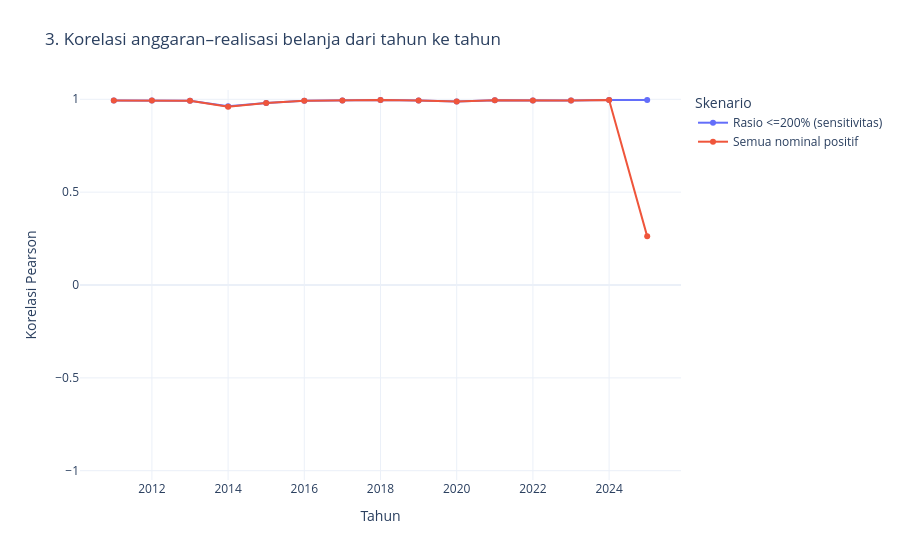

Write notebook code for a chart like this one.
### Code cell
annual_spend = annual.filter(pl.col('kategori') == 'Belanja')
positive = annual_spend.filter((pl.col('anggaran') > 0) & (pl.col('realisasi') > 0))
corr_all = positive.group_by('tahun').agg(
    pl.corr('anggaran', 'realisasi').alias('korelasi'), pl.len().alias('jumlah_pemda')
).with_columns(pl.lit('Semua nominal positif').alias('skenario'))
corr_checked = positive.filter(pl.col('rasio') <= 200).group_by('tahun').agg(
    pl.corr('anggaran', 'realisasi').alias('korelasi'), pl.len().alias('jumlah_pemda')
).with_columns(pl.lit('Rasio <=200% (sensitivitas)').alias('skenario'))
corr_year = pl.concat([corr_all, corr_checked]).sort('skenario', 'tahun')
display(corr_year)
fig3 = px.line(corr_year, x='tahun', y='korelasi', color='skenario', markers=True,
    hover_data=['jumlah_pemda'], title='3. Korelasi anggaran–realisasi belanja dari tahun ke tahun',
    labels={'korelasi': 'Korelasi Pearson', 'tahun': 'Tahun', 'skenario': 'Skenario'})
fig3.update_yaxes(range=[-1.05, 1.05])
show(fig3, '03_anggaran_realisasi.html')

### Figure 1 — Plotly figure (JSON) as saved in the notebook; plotly's stock layout.template omitted (floating-point values rounded to 4 significant figures)
{"data": [{"customdata": [[497], [497], [498], [497], [498], [498], [498], [498], [498], [498], [498], [498], [498], [498], [493]], "hovertemplate": "Skenario=Rasio <=200% (sensitivitas)<br>Tahun=%{x}<br>Korelasi Pearson=%{y}<br>jumlah_pemda=%{customdata[0]}<extra></extra>", "legendgroup": "Rasio <=200% (sensitivitas)", "line": {"color": "#636efa", "dash": "solid"}, "marker": {"symbol": "circle"}, "mode": "lines+markers", "name": "Rasio <=200% (sensitivitas)", "orientation": "v", "showlegend": true, "type": "scatter", "x": [2011, 2012, 2013, 2014, 2015, 2016, 2017, 2018, 2019, 2020, 2021, 2022, 2023, 2024, 2025], "xaxis": "x", "y": [0.9937, 0.9935, 0.9926, 0.9628, 0.9803, 0.9916, 0.993, 0.9964, 0.9936, 0.9874, 0.9951, 0.9933, 0.9937, 0.9965, 0.9961], "yaxis": "y"}, {"customdata": [[498], [497], [498], [498], [498], [498], [498], [498], [498], [498], [498], [498], [498], [498], [494]], "hovertemplate": "Skenario=Semua nominal positif<br>Tahun=%{x}<br>Korelasi Pearson=%{y}<br>jumlah_pemda=%{customdata[0]}<extra></extra>", "legendgroup": "Semua nominal positif", "line": {"color": "#EF553B", "dash": "solid"}, "marker": {"symbol": "circle"}, "mode": "lines+markers", "name": "Semua nominal positif", "orientation": "v", "showlegend": true, "type": "scatter", "x": [2011, 2012, 2013, 2014, 2015, 2016, 2017, 2018, 2019, 2020, 2021, 2022, 2023, 2024, 2025], "xaxis": "x", "y": [0.9935, 0.9935, 0.9926, 0.9604, 0.9803, 0.9916, 0.993, 0.9964, 0.9936, 0.9874, 0.9951, 0.9933, 0.9937, 0.9965, 0.2619], "yaxis": "y"}], "layout": {"hovermode": "closest", "legend": {"title": {"text": "Skenario"}, "tracegroupgap": 0}, "margin": {"t": 90}, "title": {"text": "3. Korelasi anggaran–realisasi belanja dari tahun ke tahun"}, "xaxis": {"anchor": "y", "domain": [0, 1], "title": {"text": "Tahun"}}, "yaxis": {"anchor": "x", "domain": [0, 1], "range": [-1.05, 1.05], "title": {"text": "Korelasi Pearson"}}}}
